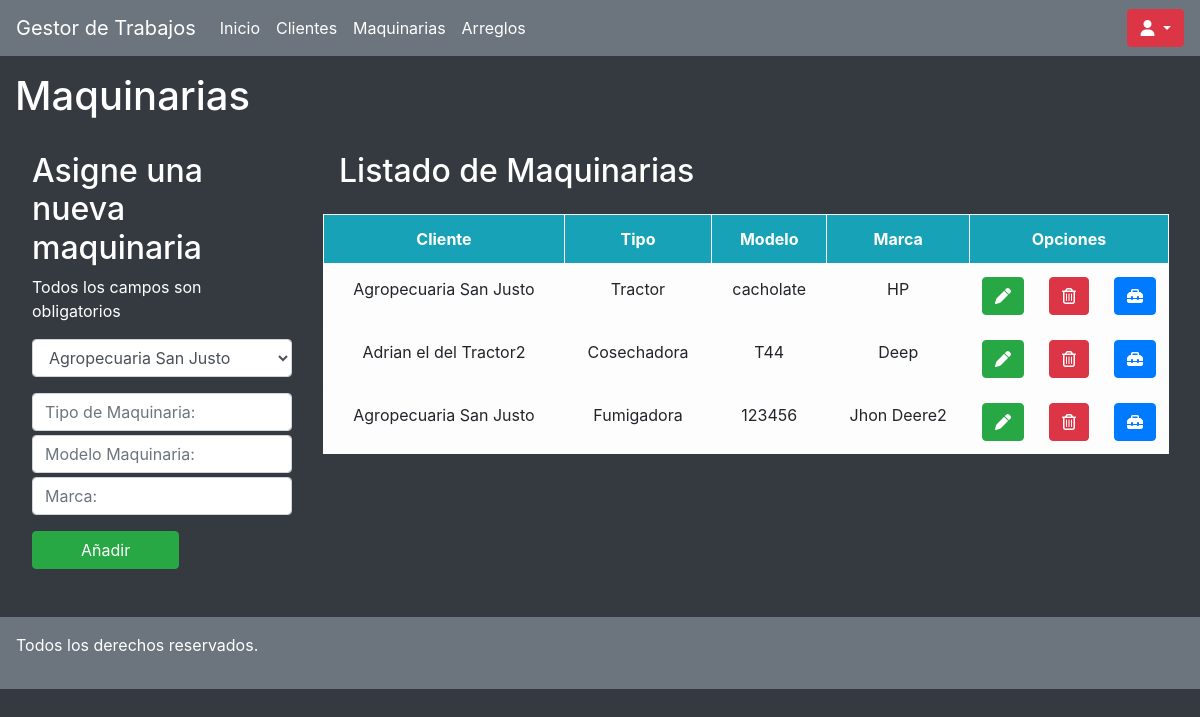
Screenshot of /clientes/maquinarias/ (signed in) with the database file from the repository.
### clientes/models.py (models this page shows, shortened)
class Maquinarias(models.Model):
    propietario = models.ForeignKey(Clientes, null= True, blank = True, on_delete=models.CASCADE)
    tipo = models.CharField(max_length=50)
    modelo = models.CharField(max_length=50)
    marca = models.CharField(max_length=50)

class Clientes(models.Model):
    empresa = models.CharField(max_length=50,null=True,blank=True)
    condicion_iva = models.CharField(max_length=30)
    telefono = models.IntegerField(null=True,blank=True)
    domicilio = models.CharField(max_length=100)
    mail = models.EmailField(null=True,blank=True)
    cuit = models.IntegerField()
    def __str__(self): #es para que cuando lo pidamos me devuelva algo legible, en este caso el nombre
        return f'{self.empresa}'

### clientes/views.py (the view)
# urls.py: path('maquinarias/', maquinarias, name='maquinarias'),
@login_required
def maquinarias(request):
    clientes = Clientes.objects.all()
    maquinarias = Maquinarias.objects.all()
    return render(request, 'maquinarias.html', {"maquinarias": maquinarias,"clientes": clientes})

### clientes/templates/maquinarias.html (shortened to what this page needs)
{% extends "./base.html" %}
{% block body%}
<div class="col-12">
    <h1 class="mt-3 text-white">Maquinarias</h1>
</div>
<div class="row m-3">
    <div class="col-3 p-3 text-white">
        <h2>Asigne una nueva maquinaria</h2>
        <p class="warning">Todos los campos son obligatorios</p>
        <form action="../agregar_maquinarias/" class="form-group" method="POST">
            <select class="form-control mb-3" aria-label=".form-select-sm example" name="propietario" id="propietario">
                {% for clientes in clientes %}
                    <option value="{{clientes.id}}">{{clientes.empresa}}</option>
                {%endfor%}
            </select>
            <input type="text" name="tipo" class="form-control mt-1" placeholder="Tipo de Maquinaria:">
            <input type="text" name="modelo" class="form-control mt-1" placeholder="Modelo Maquinaria:">
            <input type="text" name="marca" class="form-control mt-1" placeholder="Marca:">
            <button class="btn btn-success aling-center px-5 mt-3">Añadir</button>
        </form>
    </div>
    <div class="col-9">
        <h2 class="p-3 text-white">Listado de Maquinarias</h2>
        <table class="table col-12 text-center table-bordered table-light table-hover">
            <thead class="bg-info text-white">
                <tr>
                    <th>Cliente</th>
                    <th>Tipo</th>
                    <th>Modelo</th>
                    <th>Marca</th>
                    <th colspan="3" class="col-2">Opciones</th>
                </tr>
            </thead>
            <tbody class="">
                {% for maquinarias in maquinarias %}
                <tr>
                    <td> {{ maquinarias.propietario}} </td>
                    <td> {{ maquinarias.tipo}} </td>
                    <td> {{ maquinarias.modelo}} </td>
                    <td> {{ maquinarias.marca}} </td>
                    <td><a href="../editar_maquinarias/{{maquinarias.id}}" class="btn btn-success" title="Editar"><i class="fas fa-pen"></i></a></td>
                    <td><a href="../eliminar_maquinaria/{{maquinarias.id}}/{{maquinarias.propietario_id}}" class="btn btn-danger" title="Eliminar"><i class="far fa-trash-alt"></i></a></td>
                    <td><a href="../arreglos-cliente/{{maquinarias.id}}" class="btn btn-primary" title="Arreglos"><i class="fas fa-toolbox"></i></a></td>
                </tr>
                {% endfor %}
            </tbody>
        </table>
    </div>
</div>
{%endblock%}

### rows the page displays
Maquinarias: propietario "Agropecuaria San Justo", tipo "Tractor", modelo "cacholate", marca "HP"
Maquinarias: propietario "Adrian el del Tractor2", tipo "Cosechadora", modelo "T44", marca "Deep"
Maquinarias: propietario "Agropecuaria San Justo", tipo "Fumigadora", modelo "123456", marca "Jhon Deere2"

### other values shown
form field propietario "Agropecuaria San Justo"
